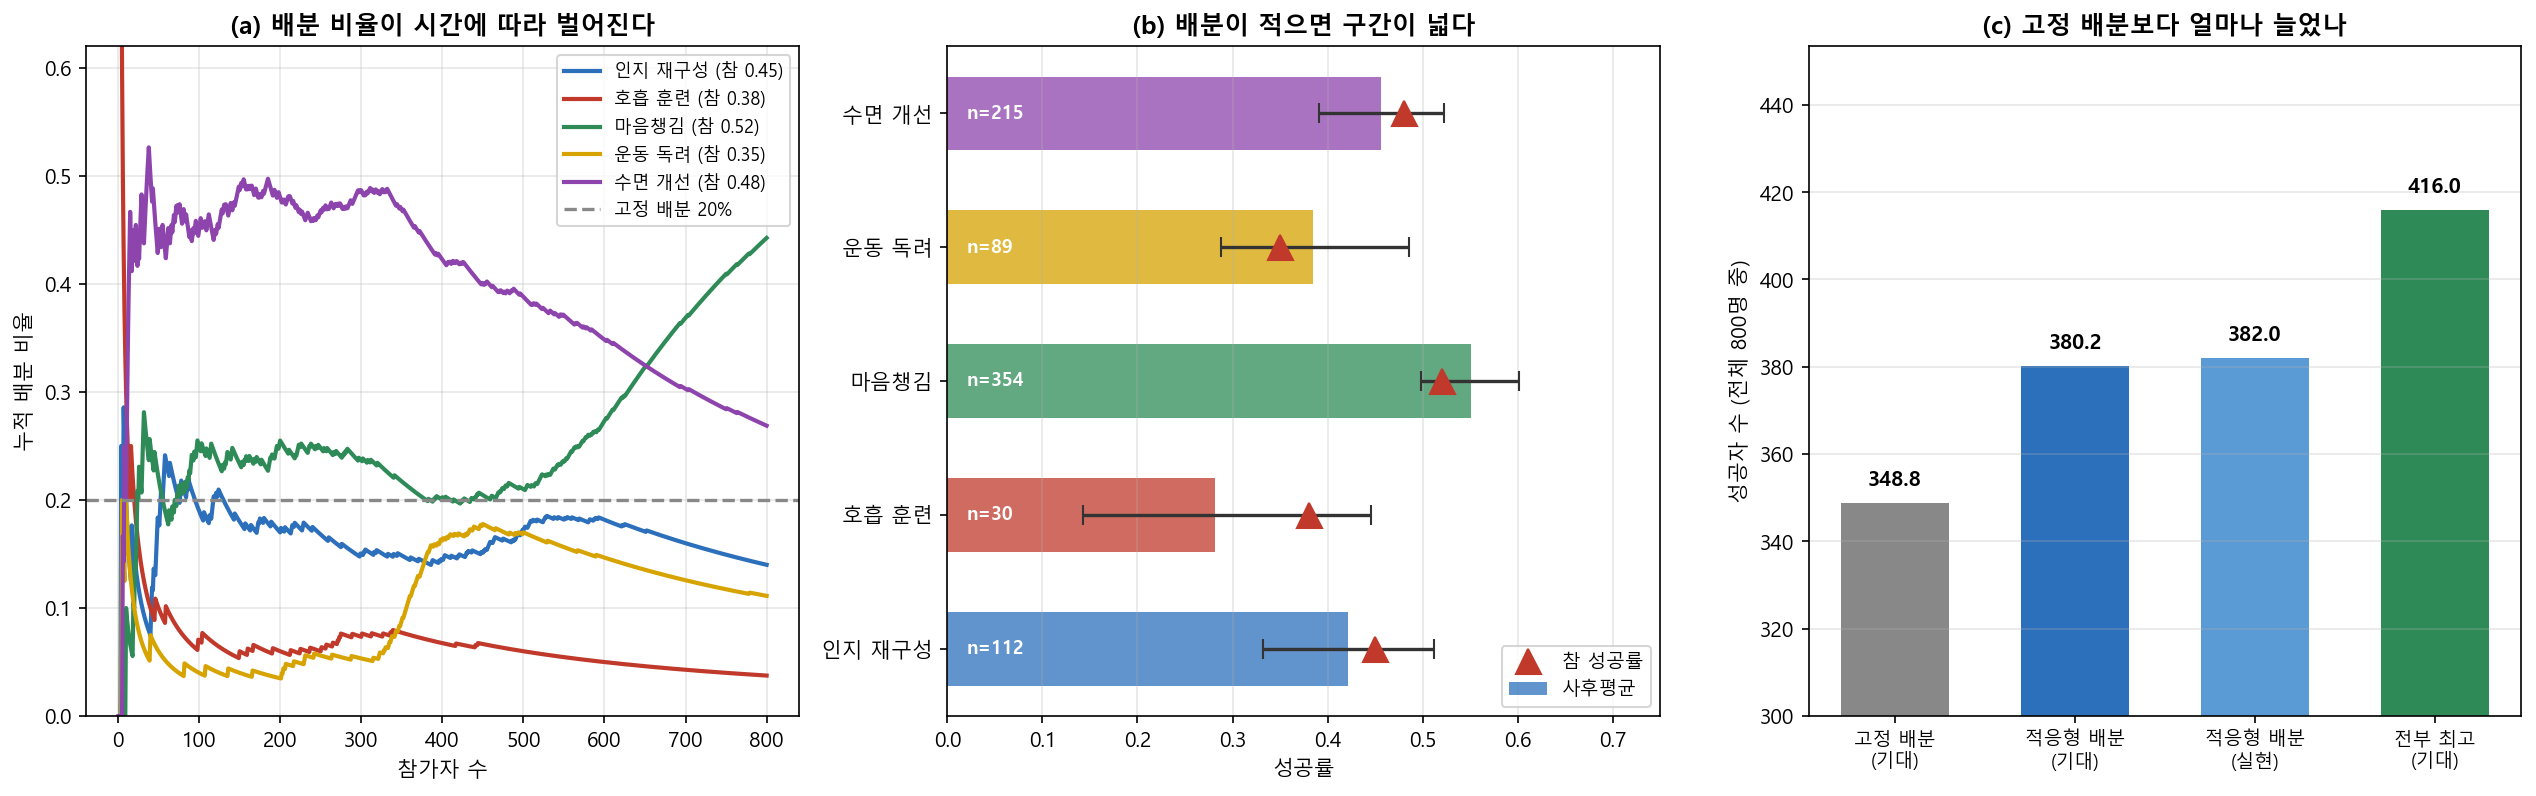

Write the Python code that produced this figure.
#!/usr/bin/env python
# -*- coding: utf-8 -*-
"""
제8장 실습 5: 콘텐츠 5개를 놓고 배분 비율을 바꿔 가는 서비스 실험
==================================================================

목적
- 선택지가 2개가 아니라 5개일 때 적응형 배분이 어떻게 움직이는지 본다.
- 고정 배분과 비교해 성공자 수가 얼마나 늘었는지 같은 기준으로 잰다.
- 배분이 적었던 콘텐츠의 추정값이 왜 못 미더운지 확인한다.

사례: 가상의 불면증 케어 앱. 콘텐츠 5종 중 수면 개선 반응이 좋은 것을 찾는다.
데이터: practice/chapter08/data/8-5-korean-dtx.csv (톰슨 샘플링 800명 기록)
출력 그림: 8-5-korean-dtx-case.png

수정 이력
- 2026-08-17
  (1) [근본 원인] arm_names = df['strategy_name'].unique()가 '처음 나온 순서'로
      이름을 돌려준다. CSV의 첫 행이 strategy=1(호흡 훈련)이라
      arm_names[0]='호흡 훈련'이 됐는데, 코드는 enumerate로 0번 이름을
      strategy=0(인지 재구성)의 숫자와 짝지었다.
      결과표의 이름이 전부 한 칸씩 밀려서, 최고 전략을 '운동 독려'(참 0.35, 실제로는
      최저)로, 최저 전략을 '수면 개선'(참 0.48)으로 뒤집어 보고했다.
      → strategy 열을 키로 이름을 뽑아 짝을 맞췄다. 바로잡으면 최고 전략은
        마음챙김(참 0.52, 354명), 최저는 운동 독려(참 0.35, 89명)다.
  (2) [근본 원인] 성과 비교에서 적응형은 실현 성공자(382명), 고정 배분은
      기댓값(348.8명)을 써서 서로 다른 종류의 수를 뺐다.
      운이 좋으면 개선폭이 부풀고 나쁘면 줄어든다.
      → 배분 인원만으로 정해지는 기대 성공자를 함께 계산해 두 기준을 나란히 적는다.
  (3) 그림 출력이 없어 배분 비율의 시간 변화를 볼 수 없었다.
      → 3개 패널 PNG를 저장한다.

저자: AI 기반 정책분석방법론
날짜: 2025-11-20 (최종 수정 2026-08-17)
"""

# == RESULTS LOG (auto): 콘솔 출력과 그림을 results/ 에 저장 ==
import sys as _sys
from pathlib import Path as _Path

_results_dir = _Path(__file__).resolve().parent.parent / "results"
_results_dir.mkdir(exist_ok=True)

class _Tee:
    def __init__(self, *streams):
        self._streams = streams
    def write(self, data):
        for _s in self._streams:
            _s.write(data)
            _s.flush()
    def flush(self):
        for _s in self._streams:
            _s.flush()

_sys.stdout = _Tee(_sys.stdout, open(_results_dir / (_Path(__file__).stem + ".log"), "w", encoding="utf-8"))

# 그림 저장을 results/ 로 돌린다 (강의자료용 diagrams/ 경로는 그대로 둔다)
try:
    from matplotlib.figure import Figure as _Fig
    if not getattr(_Fig, "_results_patched", False):
        _orig_savefig = _Fig.savefig
        def _savefig_to_results(self, fname, *a, **k):
            try:
                _p = _Path(fname)
                if "diagrams" not in [s.lower() for s in _p.parts]:
                    fname = _results_dir / _p.name
                    print(f"[그림 저장 → {fname}]")
            except TypeError:
                pass
            return _orig_savefig(self, fname, *a, **k)
        _Fig.savefig = _savefig_to_results
        _Fig._results_patched = True
except ImportError:
    pass
# == /RESULTS LOG ==


import pathlib

import matplotlib
matplotlib.use('Agg')
import matplotlib.pyplot as plt
import numpy as np
import pandas as pd
from scipy.stats import beta as beta_dist

plt.rcParams['font.family'] = 'Malgun Gothic'
plt.rcParams['axes.unicode_minus'] = False

print("=" * 80)
print("실습 5. 콘텐츠 5개를 놓고 배분 비율을 바꿔 가는 서비스 실험")
print("=" * 80)

base_dir = pathlib.Path(__file__).resolve().parents[1]
data_path = base_dir / 'data' / '8-5-korean-dtx.csv'
df = pd.read_csv(data_path)

print("\n[0단계] 데이터 로드")
print("-" * 80)
print(f"  파일: {data_path.name}")
print(f"  총 참가자 수: {len(df)}명")
print(f"  콘텐츠 수: {df['strategy'].nunique()}개")

# strategy 열을 키로 이름과 참 성공률을 뽑는다. unique() 순서에 기대지 않는다.
info = (df.groupby('strategy')
          .agg(name=('strategy_name', 'first'), true_rate=('true_rate', 'first'),
               n=('success', 'size'), s=('success', 'sum'))
          .sort_index())
names = info['name'].tolist()
true_rates = info['true_rate'].to_numpy()
counts = info['n'].to_numpy()
successes = info['s'].to_numpy()

K = len(names)
N = len(df)
best = int(np.argmax(true_rates))
worst = int(np.argmin(true_rates))

print("\n[1단계] 콘텐츠별 참 성공률 (수면 개선 반응률)")
print("-" * 80)
for i in range(K):
    mark = '  ← 가장 높음' if i == best else ('  ← 가장 낮음' if i == worst else '')
    print(f"  strategy {i}  {names[i]:<8} {true_rates[i]:.2f}{mark}")

# ---------------------------------------------------------------------------
# 2단계: 배분 비율의 시간 변화
# ---------------------------------------------------------------------------
print("\n[2단계] 중간 시점별 배분 비율")
print("-" * 80)
checkpoints = [200, 400, 600, 800]
print(f"  {'콘텐츠':<10}{'참 성공률':>10}" + "".join(f"{'n=' + str(c):>10}" for c in checkpoints))
for i in range(K):
    row = []
    for c in checkpoints:
        head = df[df['participant_id'] <= c]
        row.append((head['strategy'] == i).sum() / c)
    print(f"  {names[i]:<10}{true_rates[i]:>10.2f}" + "".join(f"{v:>10.1%}" for v in row))
print(f"  {'고정 배분이면':<10}{'':>10}" + "".join(f"{1/K:>10.1%}" for _ in checkpoints))

print("\n  참 성공률이 높은 콘텐츠의 비율이 오르고 낮은 쪽이 줄어든다.")
print("  다만 순서가 완전히 맞지는 않는다. 5단계에서 그 이유를 본다.")

# ---------------------------------------------------------------------------
# 3단계: 최종 결과표
# ---------------------------------------------------------------------------
print("\n[3단계] 최종 결과표 (n=800)")
print("-" * 80)
post_mean = (1 + successes) / (2 + counts)
ci = np.array([beta_dist.ppf([0.025, 0.975], 1 + successes[i],
                             1 + counts[i] - successes[i]) for i in range(K)])
table = pd.DataFrame({
    '콘텐츠': names,
    '배분 인원': counts,
    '배분 비율': [f"{c/N:.1%}" for c in counts],
    '성공자': successes,
    '사후평균': np.round(post_mean, 3),
    '참 성공률': true_rates,
    '95% 신용구간': [f"[{lo:.3f}, {hi:.3f}]" for lo, hi in ci],
})
print(table.to_string(index=False))

# ---------------------------------------------------------------------------
# 4단계: 성과 비교
# ---------------------------------------------------------------------------
print("\n[4단계] 고정 배분과 비교")
print("-" * 80)

realized = int(successes.sum())
expected_adaptive = float(np.sum(counts * true_rates))     # 실제 배분의 기대 성공자
expected_fixed = float(np.mean(true_rates) * N)            # 1:1:1:1:1의 기대 성공자
expected_optimal = float(true_rates[best] * N)             # 전부 최고 콘텐츠

print(f"  적응형 배분, 실제 성공자      : {realized}명")
print(f"  적응형 배분, 기대 성공자      : {expected_adaptive:.1f}명")
print(f"  고정 배분(1:1:1:1:1) 기대 성공자: {expected_fixed:.1f}명")
print(f"  전부 최고 콘텐츠일 때 기대     : {expected_optimal:.1f}명")
print()
print(f"  기대값끼리 비교(운의 영향 없음): {expected_fixed:.1f} → {expected_adaptive:.1f}명 "
      f"(+{expected_adaptive - expected_fixed:.1f}명, "
      f"+{(expected_adaptive/expected_fixed - 1)*100:.1f}%)")
print(f"  실현값과 고정 배분 기대값 비교 : {expected_fixed:.1f} → {realized}명 "
      f"(+{realized - expected_fixed:.1f}명, "
      f"+{(realized/expected_fixed - 1)*100:.1f}%)")
print()
print(f"  두 수치가 다른 이유: 앞은 배분만 보고, 뒤는 이번 실행의 운까지 섞여 있다.")
print(f"  보고서에는 기댓값끼리 비교한 앞 숫자를 쓴다.")

gap_closed = (expected_adaptive - expected_fixed) / (expected_optimal - expected_fixed)
print(f"\n  최적까지의 격차 중 {gap_closed:.1%}를 메웠다 "
      f"(고정 {expected_fixed:.1f} → 적응형 {expected_adaptive:.1f} → 최적 {expected_optimal:.1f})")

print(f"\n  사용자 경험 쪽 계산")
fixed_per_arm = N / K
print(f"  가장 나쁜 콘텐츠({names[worst]}, 참 {true_rates[worst]:.2f}) 노출:")
print(f"    고정 배분이면 {fixed_per_arm:.0f}명 → 적응형은 {counts[worst]}명")
print(f"    {fixed_per_arm - counts[worst]:.0f}명이 더 나은 콘텐츠를 받았다.")

# ---------------------------------------------------------------------------
# 5단계: 배분 순서가 참값 순서와 어긋나는 지점
# ---------------------------------------------------------------------------
print("\n[5단계] 배분 순서와 참값 순서 비교")
print("-" * 80)
order_true = np.argsort(-true_rates)
order_alloc = np.argsort(-counts)
print(f"  참 성공률 순위 : " + " > ".join(f"{names[i]}({true_rates[i]:.2f})" for i in order_true))
print(f"  배분 인원 순위 : " + " > ".join(f"{names[i]}({counts[i]}명)" for i in order_alloc))
mismatch = [names[i] for i in range(K)
            if list(order_true).index(i) != list(order_alloc).index(i)]
print(f"  순위가 어긋난 콘텐츠: {', '.join(mismatch) if mismatch else '없음'}")
print()
print("  참 성공률 차이가 작은 콘텐츠끼리는 800명으로도 순위가 갈리지 않는다.")
print("  적응형 배분의 목적은 순위 매기기가 아니라 손실 줄이기다.")

# ---------------------------------------------------------------------------
# 6단계: 그림
# ---------------------------------------------------------------------------
fig, axes = plt.subplots(1, 3, figsize=(17, 5.4))
palette = ['#2c6fbb', '#c0392b', '#2e8b57', '#d6a300', '#8e44ad']

ax = axes[0]
grid = np.arange(1, N + 1)
for i in range(K):
    cum = np.cumsum((df['strategy'] == i).values) / grid
    ax.plot(grid, cum, color=palette[i], linewidth=2,
            label=f'{names[i]} (참 {true_rates[i]:.2f})')
ax.axhline(1 / K, color='#888888', linestyle='--', linewidth=1.6,
           label=f'고정 배분 {1/K:.0%}')
ax.set_xlabel('참가자 수'); ax.set_ylabel('누적 배분 비율')
ax.set_ylim(0, 0.62)
ax.set_title('(a) 배분 비율이 시간에 따라 벌어진다', fontweight='bold')
ax.legend(fontsize=8.5, loc='upper right'); ax.grid(alpha=0.3)

ax = axes[1]
ys = np.arange(K)
ax.barh(ys, post_mean, color=palette, alpha=0.75, height=0.55, label='사후평균')
ax.errorbar(post_mean, ys, xerr=[post_mean - ci[:, 0], ci[:, 1] - post_mean],
            fmt='none', ecolor='#333333', capsize=5, linewidth=1.6)
ax.plot(true_rates, ys, '^', color='#c0392b', markersize=12, label='참 성공률')
for i in range(K):
    ax.text(0.02, i, f"n={counts[i]}", va='center', fontsize=9, color='white',
            fontweight='bold')
ax.set_yticks(ys); ax.set_yticklabels(names)
ax.set_xlabel('성공률'); ax.set_xlim(0, 0.75)
ax.set_title('(b) 배분이 적으면 구간이 넓다', fontweight='bold')
ax.legend(fontsize=9, loc='lower right'); ax.grid(axis='x', alpha=0.3)

ax = axes[2]
labels = ['고정 배분\n(기대)', '적응형 배분\n(기대)', '적응형 배분\n(실현)', '전부 최고\n(기대)']
vals = [expected_fixed, expected_adaptive, realized, expected_optimal]
bars = ax.bar(range(4), vals, color=['#888888', '#2c6fbb', '#5b9bd5', '#2e8b57'],
              width=0.6)
for b, v in zip(bars, vals):
    ax.text(b.get_x() + b.get_width() / 2, v + 4, f"{v:.1f}",
            ha='center', fontsize=10, fontweight='bold')
ax.set_xticks(range(4)); ax.set_xticklabels(labels, fontsize=9)
ax.set_ylabel('성공자 수 (전체 800명 중)')
ax.set_ylim(300, expected_optimal * 1.09)
ax.set_title('(c) 고정 배분보다 얼마나 늘었나', fontweight='bold')
ax.grid(axis='y', alpha=0.3)

plt.tight_layout()
png = pathlib.Path(__file__).with_name('8-5-korean-dtx-case.png')
plt.savefig(png, dpi=150, bbox_inches='tight')
plt.close()
print(f"\n그림 저장: {png.name}")

print("\n" + "=" * 80)
print("정리")
print("=" * 80)
print(f"1. 최고 콘텐츠({names[best]})에 {counts[best]/N:.1%}를 보냈다. 고정 배분이면 {1/K:.0%}다.")
print(f"2. 기대 성공자가 {expected_fixed:.1f}명에서 {expected_adaptive:.1f}명으로 늘었다.")
print(f"3. 최저 콘텐츠 노출이 {fixed_per_arm:.0f}명에서 {counts[worst]}명으로 줄었다.")
print("4. 배분이 적은 콘텐츠는 신용구간이 넓다. 콘텐츠 간 효과 비교에는 쓰지 않는다.")
print("=" * 80)
